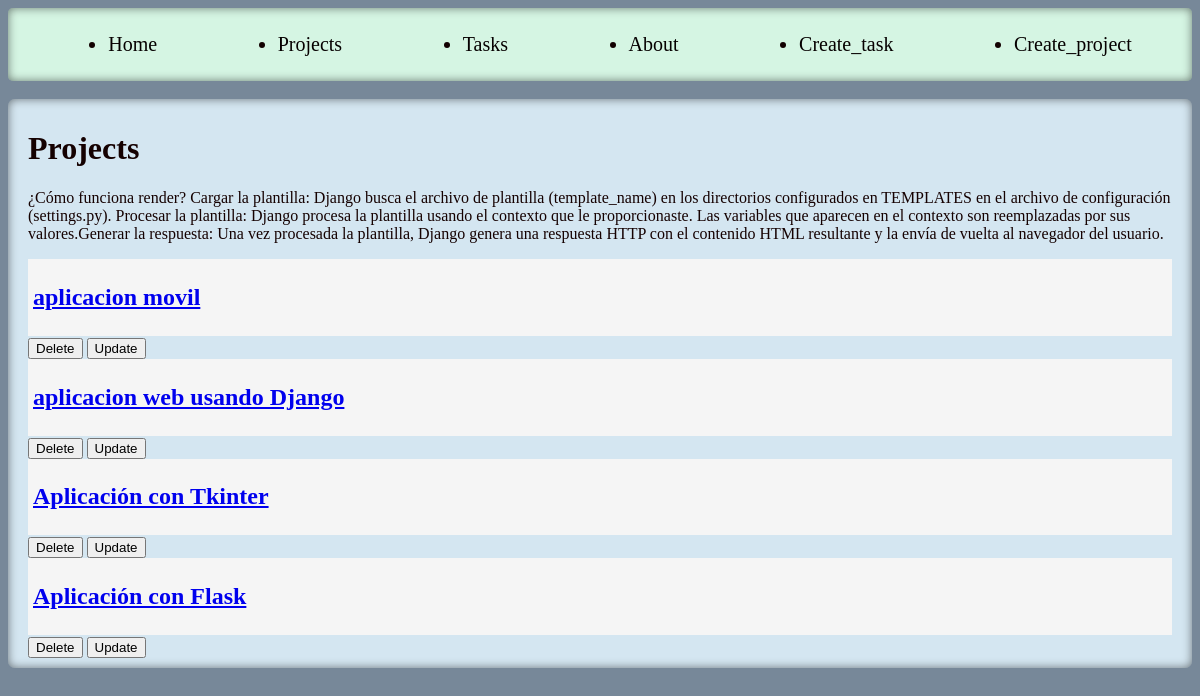
The page /projects/ on the database as committed earlier.
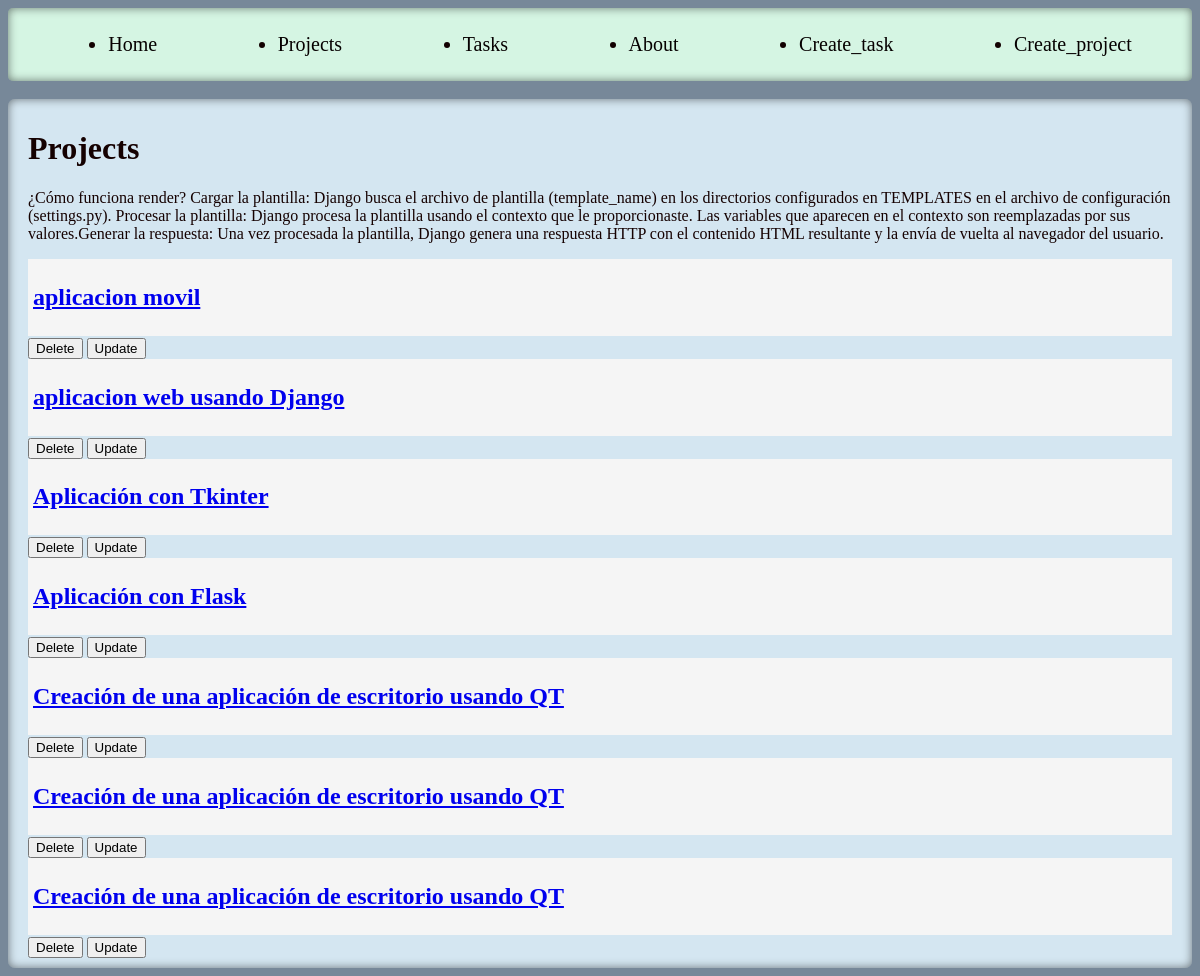
The same page on the database as committed later.
### myapp/models.py (models this page shows, shortened)
class Project(models.Model):
    name = models.CharField(max_length=200)

### myapp/views.py (the view)
# urls.py: path('projects/', views.projects, name='projects'),
def projects(request):
    projects = Project.objects.all()
    return render(request, 'projects/project.html', {
        'projects': projects
    })

### myapp/Templates/projects/project.html (shortened to what this page needs)
{% extends "layout/base.html" %}
{% block content %}
<h1>Projects</h1>
<p>¿Cómo funciona render?
    Cargar la plantilla: Django busca el archivo de plantilla (template_name) en los directorios configurados en TEMPLATES en el archivo de configuración (settings.py).
    Procesar la plantilla: Django procesa la plantilla usando el contexto que le proporcionaste. Las variables que aparecen en el contexto  son reemplazadas por sus valores.Generar la respuesta: Una vez procesada la plantilla, Django genera una respuesta HTTP con el contenido HTML resultante y la envía de vuelta al navegador del usuario.
</p>
{% for project in projects %}
<article class='card'>
    <a href='{% url "project_detail" project.id %}'>
        <h2>{{project.name}}
    </a>
</article>
<div>
    <button>Delete</button>
    <button>Update</button>
</div>
{% endfor %}
{% endblock %}

Rows that differ between the two databases and show on the page:
added Project: name "Creación de una aplicación de escritorio usando QT"
added Project: name "Creación de una aplicación de escritorio usando QT"
added Project: name "Creación de una aplicación de escritorio usando QT"
